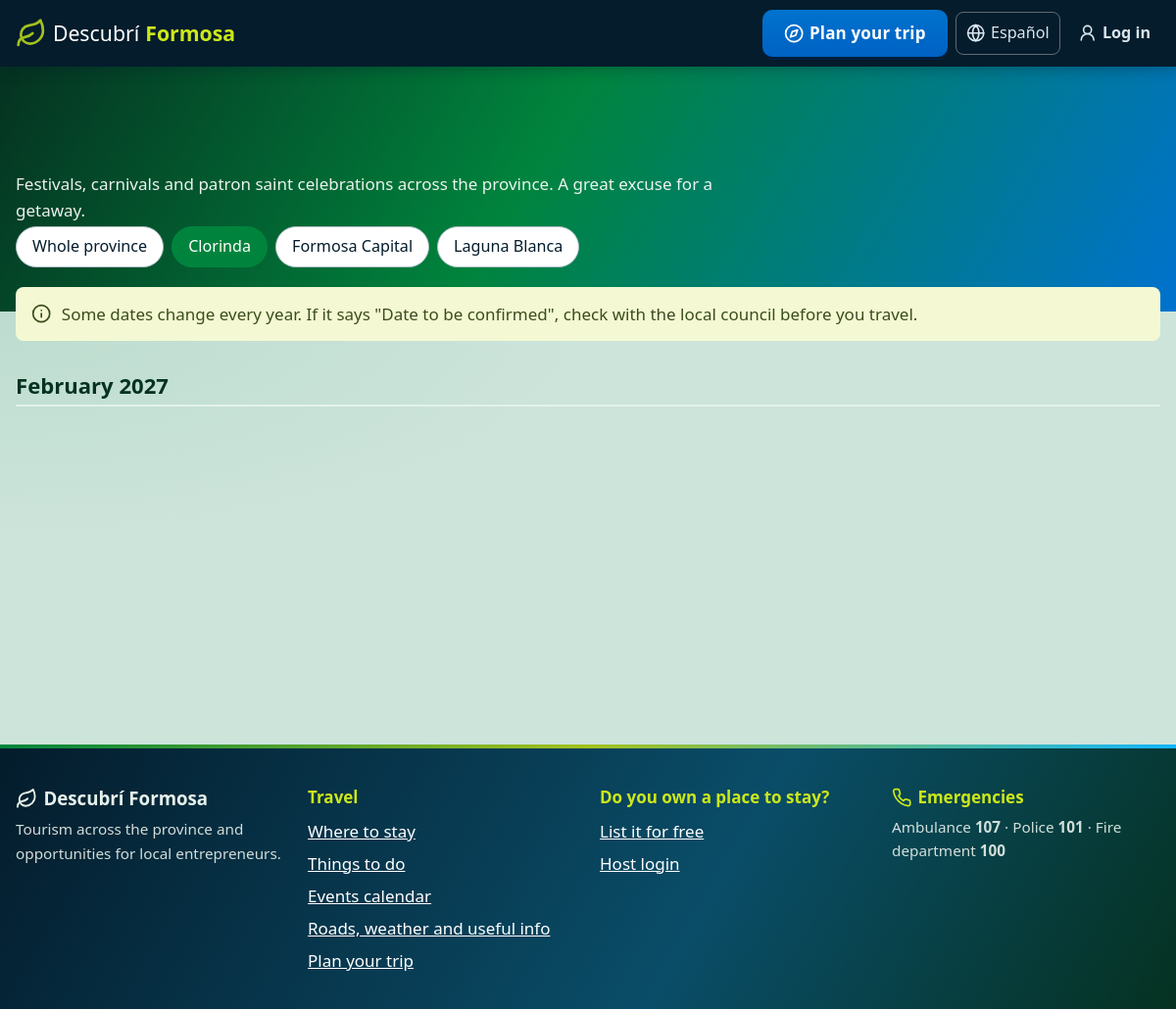
Page /eventos.php?localidad=3 on the committed database.
### tables this page shows
CREATE TABLE localidades (
    id           INT UNSIGNED AUTO_INCREMENT PRIMARY KEY,
    nombre       VARCHAR(100) NOT NULL,
    slug         VARCHAR(100) NOT NULL UNIQUE,
    descripcion  TEXT,
    descripcion_en TEXT NULL,
    lat          DECIMAL(9,6) NOT NULL,
    lng          DECIMAL(9,6) NOT NULL,
    imagen       VARCHAR(255) NULL,
    es_destino   TINYINT(1) NOT NULL DEFAULT 1
);

### includes/idioma.php (called while the page is built, shortened)
<?php
function idioma(): string
{
    static $idioma = null;
    if ($idioma !== null) {
        return $idioma;
    }
    $navegador = strtolower(substr($_SERVER['HTTP_ACCEPT_LANGUAGE'] ?? '', 0, 2));
    return $idioma = $navegador === 'en' ? 'en' : 'es';
}
function diccionario(): array
{
    static $dic = null;
    return $dic ??= idioma() === 'en' ? require __DIR__ . '/../lang/en.php' : [];
}
function t(string $texto, array $vars = []): string
{
    $texto = diccionario()[$texto] ?? $texto;
    return $texto;
}
function url_idioma(string $idioma): string
{
    $partes = parse_url($_SERVER['REQUEST_URI'] ?? '/');
    parse_str($partes['query'] ?? '', $query);
    $query['lang'] = $idioma;
    return ($partes['path'] ?? '/') . '?' . http_build_query($query);
}

### config/db.php (called while the page is built, shortened)
<?php
function db(): PDO
{
    static $pdo = null;
    if ($pdo === null) {
        $dsn = 'mysql:host=' . DB_HOST . ';dbname=' . DB_NAME . ';charset=utf8mb4';
        $pdo = new PDO($dsn, DB_USER, DB_PASS, [
            PDO::ATTR_ERRMODE            => PDO::ERRMODE_EXCEPTION,
            PDO::ATTR_DEFAULT_FETCH_MODE => PDO::FETCH_ASSOC,
            PDO::ATTR_EMULATE_PREPARES   => false,
        ]);
    }
    return $pdo;
}

### includes/eventos.php (called while the page is built, shortened)
<?php
require_once __DIR__ . '/funciones.php';
function proximos_eventos(int $limite = 0, int $localidad = 0): array
{
    $sql = "SELECT e.*, l.nombre AS localidad
            FROM eventos e JOIN localidades l ON l.id = e.localidad_id
            WHERE e.fecha_hasta >= CURDATE()" . ($localidad ? ' AND e.localidad_id = ?' : '') . "
            ORDER BY e.fecha_desde, e.nombre" . ($limite ? " LIMIT $limite" : '');
    $stmt = db()->prepare($sql);
    $stmt->execute($localidad ? [$localidad] : []);
    return $stmt->fetchAll();
}
    ob_start(); ?>

### eventos.php (the view, shortened to what this page needs)
<?php
require_once __DIR__ . '/includes/eventos.php';
$localidades = db()->query("
    SELECT DISTINCT l.id, l.nombre FROM localidades l JOIN eventos e ON e.localidad_id = l.id
    WHERE e.fecha_hasta >= CURDATE() ORDER BY l.nombre
")->fetchAll();
$localidad = (int) ($_GET['localidad'] ?? 0);
$eventos   = proximos_eventos(0, $localidad);
$porMes = [];
foreach ($eventos as $ev) {
    $ts = strtotime($ev['fecha_desde'] < date('Y-m-d') ? date('Y-m-d') : $ev['fecha_desde']);
    $porMes[ucfirst(nombre_mes((int) date('n', $ts))) . ' ' . date('Y', $ts)][] = $ev;
}
$estilos = ['eventos.css'];
require __DIR__ . '/includes/header.php';
?>
<section class="seccion">
    <div class="contenedor">
        <p class="seccion__intro">
            <?= e(t('Fiestas populares, carnavales y fiestas patronales de toda la provincia. Son una gran excusa para una escapada.')) ?>
        </p>
        <?php if ($localidades): ?>
            <nav class="chips eventos__filtro" aria-label="<?= e(t('Filtrar por localidad')) ?>">
                <a href="<?= url('eventos.php') ?>" class="chip <?= $localidad ? '' : 'activo' ?>"><?= e(t('Toda la provincia')) ?></a>
                <?php foreach ($localidades as $l): ?>
                    <a href="<?= url('eventos.php?localidad=' . $l['id']) ?>" class="chip <?= $localidad === (int) $l['id'] ? 'activo' : '' ?>"><?= e($l['nombre']) ?></a>
                <?php endforeach; ?>
            </nav>
        <?php endif; ?>
        <div class="alerta alerta--aviso">
            <?= icono('info') ?>
            <span><?= e(t('Algunas fechas cambian cada año. Si dice "Fecha a confirmar", consultá con el municipio antes de viajar.')) ?></span>
        </div>
        <?php foreach ($porMes as $mes => $lista): ?>
            <h2 class="eventos__mes"><?= e($mes) ?></h2>
            <div class="eventos__lista">
            </div>
        <?php endforeach; ?>
    </div>
</section>
<?php require __DIR__ . '/includes/footer.php'; ?>

### includes/header.php (shortened to what this page needs)
<?php
$pagina   = ltrim(substr($_SERVER['SCRIPT_NAME'], strlen(BASE_URL)), '/');
$enPanel  = str_starts_with($pagina, 'panel/');
$otroIdioma = idioma() === 'es' ? 'en' : 'es';
?>
<!DOCTYPE html>
<html lang="<?= idioma() ?>">
<head>
    <link rel="stylesheet" href="<?= url('assets/css/estilos.css') ?>">
    <link rel="stylesheet" href="<?= url('assets/css/animaciones.css') ?>">
    <?php foreach ($estilos ?? [] as $estilo): ?>
        <link rel="stylesheet" href="<?= url('assets/css/' . $estilo) ?>">
    <?php endforeach; ?>
</head>
<body class="<?= $pagina === 'index.php' || $enPanel ? '' : 'con-banda' ?>">
<header class="barra">
    <div class="contenedor barra__contenido">
        <a href="<?= url() ?>" class="logo"><?= icono('hoja', 'logo__icono') ?> <span class="logo__descubri">Descubrí</span> <strong>Formosa</strong></a>
        <nav class="menu" id="menu" aria-label="<?= e(t('Menú principal')) ?>">
            <a href="<?= url('planificador.php') ?>" class="btn btn--acento menu__destacado <?= $pagina === 'planificador.php' ? 'activo' : '' ?>">
                <?= icono('brujula') ?><?= e(t('Armá tu viaje')) ?>
            </a>
            <?php if (!$enPanel): ?>
                <a href="<?= e(url_idioma($otroIdioma)) ?>" class="menu__idioma" lang="<?= $otroIdioma ?>" hreflang="<?= $otroIdioma ?>" title="<?= IDIOMAS[$otroIdioma] ?>">
                    <?= icono('globo') ?><span class="menu__idioma-largo"><?= IDIOMAS[$otroIdioma] ?></span><span class="menu__idioma-corto" aria-hidden="true"><?= strtoupper($otroIdioma) ?></span>
                </a>
            <?php endif; ?>
            <?php if (empty($_SESSION['usuario_id']) && !$enPanel): ?>
                <a href="<?= url('panel/ingresar.php') ?>" class="menu__ingresar" title="<?= e(t('Iniciar sesión o crear tu cuenta')) ?>">
                    <?= icono('usuario') ?><span class="menu__ingresar-texto"><?= e(t('Iniciar sesión')) ?></span>
                </a>
            <?php endif; ?>
        </nav>
    </div>
    <div class="progreso" aria-hidden="true"><span class="progreso__barra"></span></div>
</header>
<main id="contenido">

### includes/funciones.php (shortened to what this page needs)
<?php
require_once __DIR__ . '/../config/db.php';
require_once __DIR__ . '/idioma.php';
function e(?string $texto): string
{
    return htmlspecialchars($texto ?? '', ENT_QUOTES, 'UTF-8');
}
function url(string $ruta = ''): string
{
    return BASE_URL . '/' . ltrim($ruta, '/');
}
function icono(string $nombre, string $clase = ''): string
{
    return '<svg class="icono ' . $clase . '" aria-hidden="true" focusable="false"><use href="'
        . url('assets/img/iconos.svg') . '#i-' . $nombre . '"></use></svg>';
}

### includes/footer.php (shortened to what this page needs)
</main>
<footer class="pie">
    <div class="contenedor pie__grilla">
        <div>
            <p class="pie__marca"><?= icono('hoja') ?> <strong>Descubrí Formosa</strong></p>
            <p class="pie__chico"><?= e(t('Turismo en toda la provincia y oportunidades para emprendedores formoseños.')) ?></p>
        </div>
        <div>
            <p class="pie__titulo"><?= e(t('Para viajar')) ?></p>
            <a href="<?= url('alojamientos.php') ?>"><?= e(t('Dónde dormir')) ?></a>
            <a href="<?= url('actividades.php') ?>"><?= e(t('Qué hacer')) ?></a>
            <a href="<?= url('eventos.php') ?>"><?= e(t('Calendario de eventos')) ?></a>
            <a href="<?= url('informacion.php') ?>"><?= e(t('Rutas, clima y datos útiles')) ?></a>
            <a href="<?= url('planificador.php') ?>"><?= e(t('Armá tu viaje')) ?></a>
        </div>
        <div>
            <p class="pie__titulo"><?= e(t('¿Tenés un alojamiento?')) ?></p>
            <a href="<?= url('panel/publicar.php') ?>"><?= e(t('Publicalo gratis')) ?></a>
            <a href="<?= url('panel/ingresar.php') ?>"><?= e(t('Ingresar como prestador')) ?></a>
        </div>
        <div>
            <p class="pie__titulo"><?= icono('telefono') ?> <?= e(t('Emergencias')) ?></p>
            <p class="pie__chico"><?= e(t('Ambulancia')) ?> <strong>107</strong> · <?= e(t('Policía')) ?> <strong>101</strong> · <?= e(t('Bomberos')) ?> <strong>100</strong></p>
        </div>
    </div>
</footer>
</body>
</html>

### assets/css/animaciones.css (style rules this page uses)
.barra { view-transition-name: barra; }
.aparece.aparece { opacity: 0; transform: translateY(18px); transition: opacity .5s ease-out, transform .5s ease-out; transition-delay: var(--retraso, 0ms); }
.btn { transition: background .2s, transform .12s, box-shadow .12s; }
.chip { transition: background .2s, border-color .2s, color .2s, transform .15s; }
.progreso { position: absolute; left: 0; right: 0; bottom: -3px; height: 3px; pointer-events: none; }
.btn, .chip { position: relative; overflow: hidden; }
.chip.activo, .chip:has(input:checked) { animation: pop .3s ease-out; }

### assets/css/eventos.css (style rules this page uses)
.eventos__filtro { margin-bottom: 20px; }
.eventos__filtro .chip { text-decoration: none; }
.eventos__mes { margin: 32px 0 12px; font-size: 1.3rem; color: var(--verde-oscuro); border-bottom: 2px solid var(--verde-claro); padding-bottom: 6px; }
.eventos__lista { display: grid; grid-template-columns: repeat(auto-fill, minmax(min(420px, 100%), 1fr)); gap: 16px; }

### rows in the picture
localidades: nombre "Clorinda"
localidades: nombre "Formosa Capital"
localidades: nombre "Laguna Blanca"

### other values in the picture
t('Armá tu viaje') "Plan your trip"
IDIOMAS[$otroIdioma] "Español"
t('Iniciar sesión') "Log in"
t('Toda la provincia') "Whole province"
$mes "February 2027"
t('Para viajar') "Travel"
t('Dónde dormir') "Where to stay"
t('Qué hacer') "Things to do"
t('Calendario de eventos') "Events calendar"
t('Rutas, clima y datos útiles') "Roads, weather and useful info"
t('¿Tenés un alojamiento?') "Do you own a place to stay?"
t('Publicalo gratis') "List it for free"
t('Ingresar como prestador') "Host login"
t('Emergencias') "Emergencies"
t('Ambulancia') "Ambulance"
